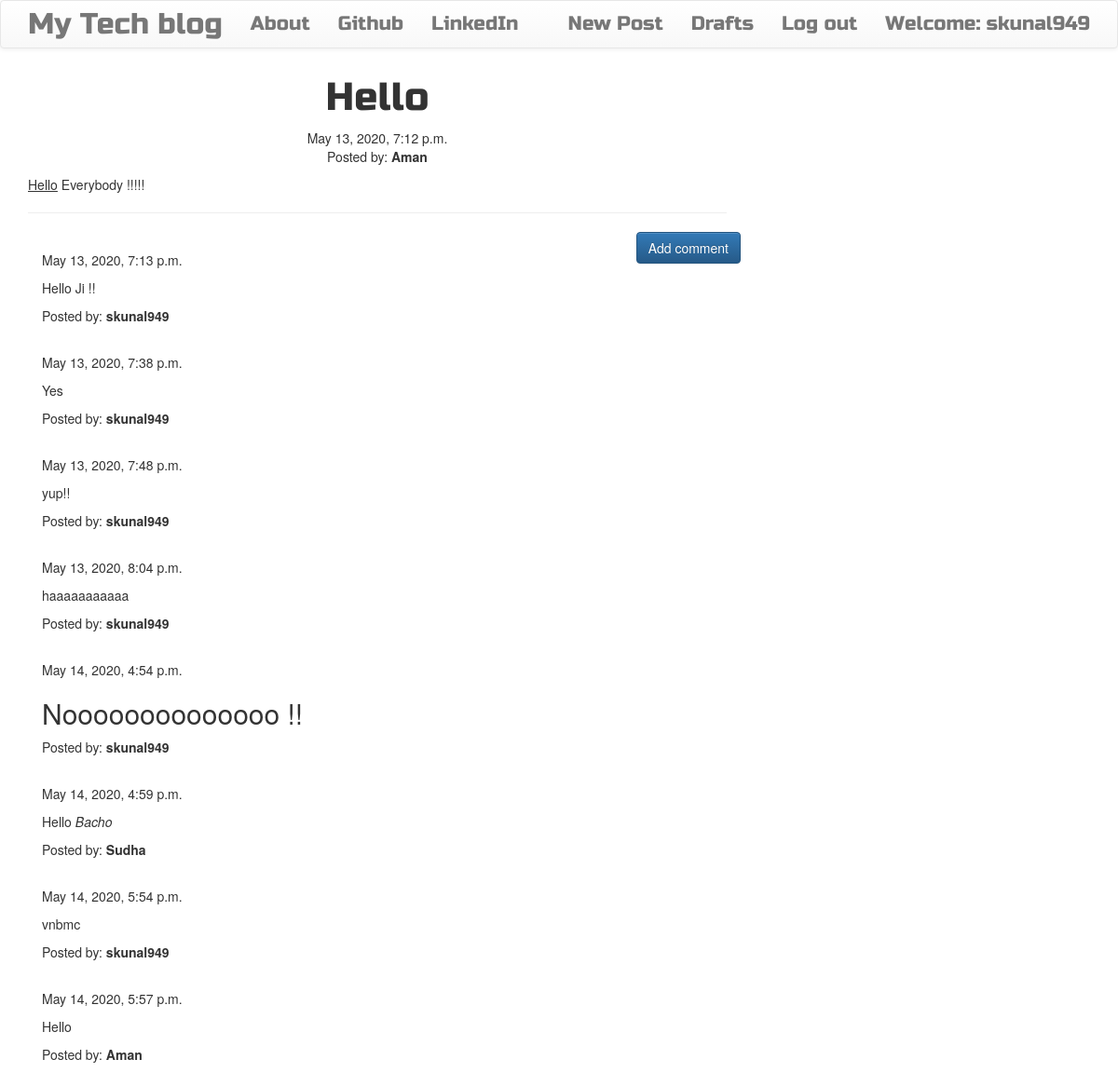
The app's page /post/9 (signed in) with its own data.
### blog/models.py (models this page shows, shortened)
class Post(models.Model):
    author=models.ForeignKey('auth.User')
    title=models.CharField(max_length=200)
    text=models.TextField()
    created_date=models.DateTimeField(default=timezone.now)
    published_date=models.DateTimeField(blank=True,null=True)

class Comment(models.Model):
    user = models.OneToOneField(User, on_delete=models.CASCADE, blank=True, null=True)
    post=models.ForeignKey('blog.Post', related_name='comments')
    author=models.CharField(max_length=200)
    text=models.TextField()
    created_date=models.DateTimeField(default=timezone.now)
    approve_comment=models.BooleanField(default=False)

### blog/views.py (the view)
# urls.py: url(r'^post/(?P<pk>\d+)$', views.PostDetailView.as_view(), name='post_detail'),
class PostDetailView(DetailView):
    model=Post

### blog/templates/blog/post_detail.html (shortened to what this page needs)
{% extends 'blog/base.html' %}
{% block content %}
        <h1 class='posttitle loader'>{{ post.title }}</h1>
        {% if post.published_date %}
            <div class="date postdate">
                {{ post.published_date }}
            </div>
            <div class="date postdate">
              Posted by: <strong>{{ post.author }}</strong>
            </div>
        {% else %}
            <a class="btn btn-default" href="{% url 'post_publish' pk=post.pk %}">Publish</a>
        {% endif %}
      <p class='postcontent' >{{ post.text|safe|linebreaksbr }}</p>
  <hr>
  <a class="btn btn-primary btn-comment" href="{% url 'add_comment_to_post' pk=post.pk %}">Add comment</a>
  <div class="container">
  {% for comment in post.comments.all %}
  <br>
      {% if user.is_authenticated or comment.approve_comment %}
        {% if request.user == comment.post.author or comment.approve_comment  %}
          {{ comment.created_date }}
          <p>{{ comment.text|safe|linebreaks }}</p>
          <p>Posted by: <strong>{{ comment.author }}</strong></p>
        {% endif %}
      {% endif %}
  {% empty %}
      <p>No comments posted.</p>
  {% endfor %}
</div>
{% endblock %}

### blog/templates/blog/base.html (shortened to what this page needs)
<!DOCTYPE html>
{% load staticfiles %}
<html>
    <head>
        <link rel="stylesheet" href="https://maxcdn.bootstrapcdn.com/bootstrap/3.3.7/css/bootstrap.min.css">
        <link rel="stylesheet" href="https://maxcdn.bootstrapcdn.com/bootstrap/3.3.7/css/bootstrap-theme.min.css">
        <link rel="stylesheet" href="//cdn.jsdelivr.net/medium-editor/latest/css/medium-editor.min.css" type="text/css" media="screen" charset="utf-8">
        <link rel="stylesheet" href="{% static 'css/blog.css' %}">
<body class='loader'>
  <nav class="navbar navbar-default techfont custom-navbar">
    <div class="container">
      <ul class="nav navbar-nav">
        <li><a class='navbar-brand bigbrand' href="{% url 'post_list' %}">My Tech blog</a></li>
        <li><a href="{% url 'about'%}">About</a></li>
        <li><a href="https://www.github.com">Github</a></li>
        <li><a href="https://www.linkedin.com">LinkedIn</a></li>
      </ul>
      <ul class="nav navbar-nav navbar-right">
        {% if user.is_authenticated %}
        <li>
          <a href="{% url 'post_new' %}" >New Post</a>
        </li>
        <li>
          <a href="{% url 'post_draft_list' %}">Drafts</a>
        </li>
        <li>
          <a href="{% url 'logout' %}" >Log out</a>
        </li>
        <li>
          <a >Welcome: {{ user.username }}</a>
        </li>
          {% else %}
          <li><a class='nav navbar-right' href="{% url 'login' %}" ><span class="glyphicon glyphicon-user"></span></a></li>
        {% endif %}
      </ul>
  </div>
</nav>
        <div class="content container">
            <div class="row">
                <div class="col-md-8">
                  <div class="blog_posts">
                    {% block content %}
                    {% endblock %}
                  </div>
                </div>
            </div>
        </div>
</body>
</html>

### blog/static/css/blog.css (style rules this page uses)
.techfont { font-family: 'Russo One', sans-serif; font-size: 1.5em; margin-bottom: 10px; }
.postdate { text-align: center; }
.posttitle { font-family: 'Russo One', sans-serif; font-size: 3em; text-align: center; }
.postcontent { font-family: 'Montserrat'; font-size: 1.5em; }
.btn-comment { position: absolute; right: 0px; }
.bigbrand { font-size: 1.5em; }
.loader { filter:hue-rotate(0deg); color: linear-gradient(45deg,#0f8,#08f); animation:hue 5000ms infinite linear; }

### records on screen
Post: title "Hello", published_date "May 13, 2020, 7:12 p.m.", author "Aman", text "Hello Everybody !!!!!"
Comment: created_date "May 13, 2020, 7:13 p.m.", text "Hello Ji !!", author "skunal949"
Comment: created_date "May 13, 2020, 7:38 p.m.", text "Yes", author "skunal949"
Comment: created_date "May 13, 2020, 7:48 p.m.", text "yup!!", author "skunal949"
Comment: created_date "May 13, 2020, 8:04 p.m.", text "haaaaaaaaaaa", author "skunal949"
Comment: created_date "May 14, 2020, 4:54 p.m.", text "Noooooooooooooo !!", author "skunal949"
Comment: created_date "May 14, 2020, 4:59 p.m.", text "Hello Bacho", author "Sudha"
Comment: created_date "May 14, 2020, 5:54 p.m.", text "vnbmc", author "skunal949"
Comment: created_date "May 14, 2020, 5:57 p.m.", text "Hello", author "Aman"

### other values on screen
{{ user.username }} "skunal949"
